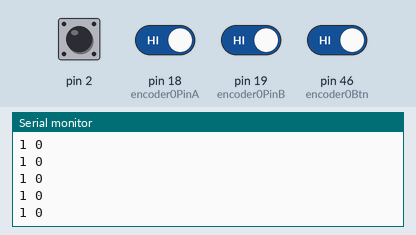
Bench run of a sketch on a simulated Arduino Mega 2560, built with avr-gcc and run on an emulated ATmega2560. Parts: the last lines printed to the serial monitor. Inputs (shaded band) come from the test bench; at power-on: pin 18 (encoder0PinA), pin 19 (encoder0PinB), pin 46 (encoder0Btn) HIGH, pin 2 LOW.

Above: at 1.2 s.
1.3 s: pin 46 (encoder0Btn) driven LOW
At 2.0 s:
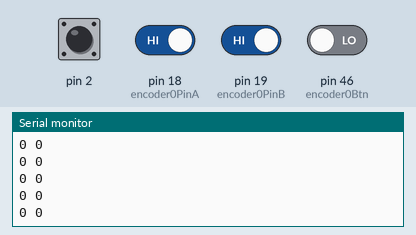
2.8 s: pin 2 pulsed HIGH 2 times (0.12 s each, 0.3 s apart)
At 3.6 s:
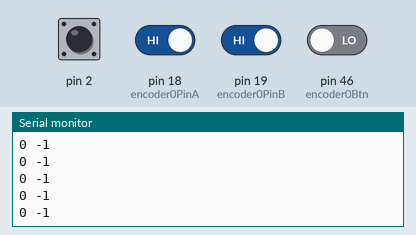
4.9 s: pin 2 driven HIGH
At 5.4 s:
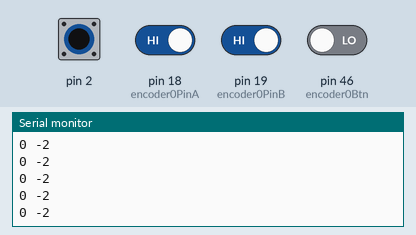
6.4 s: pin 46 (encoder0Btn) driven HIGH
At 7.3 s:
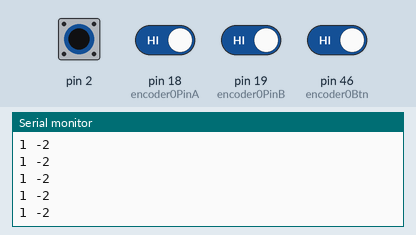
Timing chart, 0 to 8.9 s (numbered marks = the images above; inputs shaded):
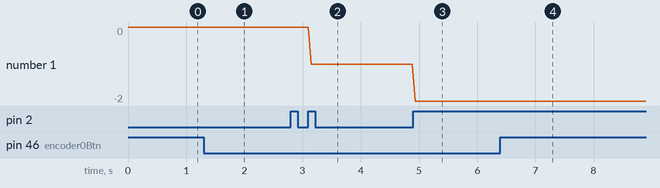

The sketch:

EncoderTest.ino
```cpp
#define encoder0PinA 18
#define encoder0PinB 19
#define encoder0Btn 46
int encoder0Pos = 0;
void setup() {
  Serial.begin(9600);
  pinMode(encoder0PinA, INPUT_PULLUP);
  pinMode(encoder0PinB, INPUT_PULLUP);
  pinMode(encoder0Btn, INPUT_PULLUP);
  attachInterrupt(0, doEncoder, CHANGE);
}
int valRotary, lastValRotary;
void loop() {
  int btn = digitalRead(encoder0Btn);
  Serial.print(btn);
  Serial.print(" ");
  Serial.print(valRotary);
  if (valRotary > lastValRotary)
  {
    Serial.print("  CW");
  }
  if (valRotary < lastValRotary)  {

    Serial.print("  CCW");
  }
  lastValRotary = valRotary;
  Serial.println(" ");
  delay(25);
}
void doEncoder()
{
  if (digitalRead(encoder0PinA) == digitalRead(encoder0PinB))
  {
    encoder0Pos--;
  }
  else
  {
    encoder0Pos++;
  }
  valRotary = encoder0Pos / 2.5;
}
```

Measured:
- after the input at 1.3 s, the serial monitor: prints a new line at once (image 1)
- after the input at 2.8 s, the serial monitor: prints a new line after 0.32 s (image 2)
- after the input at 4.9 s, the serial monitor: prints a new line at once (image 3)
- after the input at 6.4 s, the serial monitor: prints a new line at once (image 4)
- plotted number 1: 0 → -1 after the input at 2.8 s, -1 → -2 after the input at 4.9 s
